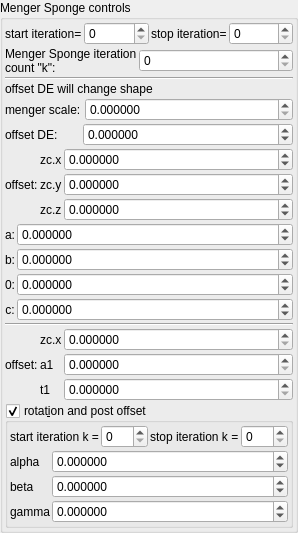
    <widget class="QGroupBox" name="groupBox_8">
     <property name="title">
      <string>Menger Sponge controls</string>
     </property>
     <layout class="QVBoxLayout" name="verticalLayout_10" stretch="0,0,0,0,0,0,0,0,0">
      <property name="spacing">
       <number>2</number>
      </property>
      <property name="leftMargin">
       <number>2</number>
      </property>
      <property name="topMargin">
       <number>2</number>
      </property>
      <property name="rightMargin">
       <number>2</number>
      </property>
      <property name="bottomMargin">
       <number>2</number>
      </property>
      <item>
       <layout class="QHBoxLayout" name="horizontalLayout_7" stretch="0,1,0,1">
        <property name="topMargin">
         <number>0</number>
        </property>
        <item>
         <widget class="QLabel" name="label_80">
          <property name="text">
           <string>start iteration=</string>
          </property>
          <property name="wordWrap">
           <bool>true</bool>
          </property>
         </widget>
        </item>
        <item>
         <widget class="MySpinBox" name="spinboxInt_transf_start_iterations">
          <property name="sizePolicy">
           <sizepolicy hsizetype="Minimum" vsizetype="Maximum">
            <horstretch>0</horstretch>
            <verstretch>0</verstretch>
           </sizepolicy>
          </property>
          <property name="minimum">
           <number>0</number>
          </property>
          <property name="maximum">
           <number>999</number>
          </property>
          <property name="value">
           <number>0</number>
          </property>
         </widget>
        </item>
        <item>
         <widget class="QLabel" name="label_65">
          <property name="text">
           <string>stop iteration=</string>
          </property>
          <property name="wordWrap">
           <bool>true</bool>
          </property>
         </widget>
        </item>
        <item>
         <widget class="MySpinBox" name="spinboxInt_transf_stop_iterations_1">
          <property name="sizePolicy">
           <sizepolicy hsizetype="Preferred" vsizetype="Maximum">
            <horstretch>0</horstretch>
            <verstretch>0</verstretch>
           </sizepolicy>
          </property>
          <property name="maximum">
           <number>999</number>
          </property>
         </widget>
        </item>
       </layout>
      </item>
      <item>
       <layout class="QHBoxLayout" name="horizontalLayout_11" stretch="0,1">
        <property name="topMargin">
         <number>0</number>
        </property>
        <item>
         <widget class="QLabel" name="label_85">
          <property name="text">
           <string>Menger Sponge iteration count &quot;k&quot;:</string>
          </property>
          <property name="wordWrap">
           <bool>true</bool>
          </property>
         </widget>
        </item>
        <item>
         <widget class="MySpinBox" name="spinboxInt_transf_int8_X">
          <property name="sizePolicy">
           <sizepolicy hsizetype="Minimum" vsizetype="Maximum">
            <horstretch>0</horstretch>
            <verstretch>0</verstretch>
           </sizepolicy>
          </property>
          <property name="font">
           <font>
            <weight>50</weight>
            <bold>false</bold>
           </font>
          </property>
          <property name="maximum">
           <number>250</number>
          </property>
         </widget>
        </item>
       </layout>
      </item>
      <item>
       <widget class="Line" name="line">
        <property name="orientation">
         <enum>Qt::Horizontal</enum>
        </property>
       </widget>
      </item>
      <item>
       <layout class="QGridLayout" name="gridLayout_14" columnstretch="0,0,1">
        <property name="spacing">
         <number>2</number>
        </property>
        <item row="5" column="0">
         <widget class="QLabel" name="label_14">
          <property name="text">
           <string>offset DE:</string>
          </property>
         </widget>
        </item>
        <item row="5" column="1" colspan="2">
         <widget class="MyDoubleSpinBox" name="spinbox_analyticDE_offset_0">
          <property name="sizePolicy">
           <sizepolicy hsizetype="Minimum" vsizetype="Maximum">
            <horstretch>0</horstretch>
            <verstretch>0</verstretch>
           </sizepolicy>
          </property>
          <property name="prefix">
           <string/>
          </property>
          <property name="suffix">
           <string/>
          </property>
          <property name="decimals">
           <number>6</number>
          </property>
          <property name="minimum">
           <double>-99.998999999999995</double>
          </property>
          <property name="maximum">
           <double>99.998999999999995</double>
          </property>
          <property name="singleStep">
           <double>0.100000000000000</double>
          </property>
         </widget>
        </item>
        <item row="0" column="0" colspan="3">
         <widget class="QLabel" name="label_16">
          <property name="text">
           <string>offset DE will change shape</string>
          </property>
         </widget>
        </item>
        <item row="4" column="0">
         <widget class="QLabel" name="label_17">
          <property name="text">
           <string>menger scale:</string>
          </property>
         </widget>
        </item>
        <item row="4" column="2">
         <widget class="MyDoubleSpinBox" name="spinbox_transf_scale_3">
          <property name="sizePolicy">
           <sizepolicy hsizetype="Minimum" vsizetype="Maximum">
            <horstretch>0</horstretch>
            <verstretch>0</verstretch>
           </sizepolicy>
          </property>
          <property name="prefix">
           <string/>
          </property>
          <property name="suffix">
           <string/>
          </property>
          <property name="decimals">
           <number>6</number>
          </property>
          <property name="minimum">
           <double>0.000000000000000</double>
          </property>
          <property name="maximum">
           <double>99.998999999999995</double>
          </property>
          <property name="singleStep">
           <double>0.100000000000000</double>
          </property>
         </widget>
        </item>
       </layout>
      </item>
      <item>
       <layout class="QGridLayout" name="gridLayout_19" columnstretch="0,0,1">
        <property name="spacing">
         <number>2</number>
        </property>
        <item row="1" column="1">
         <widget class="QLabel" name="label_136">
          <property name="text">
           <string notr="true">zc.y</string>
          </property>
         </widget>
        </item>
        <item row="2" column="1">
         <widget class="QLabel" name="label_137">
          <property name="text">
           <string notr="true">zc.z</string>
          </property>
         </widget>
        </item>
        <item row="0" column="1">
         <widget class="QLabel" name="label_138">
          <property name="text">
           <string notr="true">zc.x</string>
          </property>
         </widget>
        </item>
        <item row="0" column="2">
         <widget class="MyDoubleSpinBox" name="spinbox3_transf_offset_222_x">
          <property name="sizePolicy">
           <sizepolicy hsizetype="Minimum" vsizetype="Maximum">
            <horstretch>0</horstretch>
            <verstretch>0</verstretch>
           </sizepolicy>
          </property>
          <property name="prefix">
           <string/>
          </property>
          <property name="suffix">
           <string/>
          </property>
          <property name="decimals">
           <number>6</number>
          </property>
          <property name="minimum">
           <double>-99.989999999999995</double>
          </property>
          <property name="maximum">
           <double>99.989999999999995</double>
          </property>
          <property name="singleStep">
           <double>0.100000000000000</double>
          </property>
         </widget>
        </item>
        <item row="1" column="2">
         <widget class="MyDoubleSpinBox" name="spinbox3_transf_offset_222_y">
          <property name="sizePolicy">
           <sizepolicy hsizetype="Minimum" vsizetype="Maximum">
            <horstretch>0</horstretch>
            <verstretch>0</verstretch>
           </sizepolicy>
          </property>
          <property name="prefix">
           <string/>
          </property>
          <property name="suffix">
           <string/>
          </property>
          <property name="decimals">
           <number>6</number>
          </property>
          <property name="minimum">
           <double>-99.989999999999995</double>
          </property>
          <property name="maximum">
           <double>99.989999999999995</double>
          </property>
          <property name="singleStep">
           <double>0.100000000000000</double>
          </property>
         </widget>
        </item>
        <item row="2" column="2">
         <widget class="MyDoubleSpinBox" name="spinbox3_transf_offset_222_z">
          <property name="sizePolicy">
           <sizepolicy hsizetype="Minimum" vsizetype="Maximum">
            <horstretch>0</horstretch>
            <verstretch>0</verstretch>
           </sizepolicy>
          </property>
          <property name="prefix">
           <string/>
          </property>
          <property name="suffix">
           <string/>
          </property>
          <property name="decimals">
           <number>6</number>
          </property>
          <property name="minimum">
           <double>-99.989999999999995</double>
          </property>
          <property name="maximum">
           <double>99.989999999999995</double>
          </property>
          <property name="singleStep">
           <double>0.100000000000000</double>
          </property>
         </widget>
        </item>
        <item row="0" column="0" rowspan="3">
         <widget class="QLabel" name="label_118">
          <property name="text">
           <string>offset:</string>
          </property>
         </widget>
        </item>
       </layout>
      </item>
      <item>
       <layout class="QGridLayout" name="gridLayout_10" columnstretch="0,1">
        <property name="spacing">
         <number>2</number>
        </property>
        <item row="2" column="1">
         <widget class="MyDoubleSpinBox" name="spinboxd_transf_angle_deg_B">
          <property name="sizePolicy">
           <sizepolicy hsizetype="Minimum" vsizetype="Maximum">
            <horstretch>0</horstretch>
            <verstretch>0</verstretch>
           </sizepolicy>
          </property>
          <property name="prefix">
           <string/>
          </property>
          <property name="suffix">
           <string/>
          </property>
          <property name="decimals">
           <number>6</number>
          </property>
          <property name="minimum">
           <double>-36000.000000000000000</double>
          </property>
          <property name="maximum">
           <double>36000.000000000000000</double>
          </property>
          <property name="singleStep">
           <double>1.000000000000000</double>
          </property>
         </widget>
        </item>
        <item row="4" column="0">
         <widget class="QLabel" name="label_36">
          <property name="text">
           <string notr="true">c:</string>
          </property>
          <property name="alignment">
           <set>Qt::AlignCenter</set>
          </property>
         </widget>
        </item>
        <item row="2" column="0">
         <widget class="QLabel" name="label_34">
          <property name="text">
           <string notr="true">b:</string>
          </property>
          <property name="alignment">
           <set>Qt::AlignCenter</set>
          </property>
         </widget>
        </item>
        <item row="1" column="0">
         <widget class="QLabel" name="label_35">
          <property name="text">
           <string notr="true">a:</string>
          </property>
          <property name="alignment">
           <set>Qt::AlignCenter</set>
          </property>
         </widget>
        </item>
        <item row="1" column="1">
         <widget class="MyDoubleSpinBox" name="spinboxd_transf_angle_deg_A">
          <property name="sizePolicy">
           <sizepolicy hsizetype="Minimum" vsizetype="Maximum">
            <horstretch>0</horstretch>
            <verstretch>0</verstretch>
           </sizepolicy>
          </property>
          <property name="prefix">
           <string/>
          </property>
          <property name="suffix">
           <string/>
          </property>
          <property name="decimals">
           <number>6</number>
          </property>
          <property name="minimum">
           <double>-36000.000000000000000</double>
          </property>
          <property name="maximum">
           <double>36000.000000000000000</double>
          </property>
          <property name="singleStep">
           <double>1.000000000000000</double>
          </property>
         </widget>
        </item>
        <item row="4" column="1">
         <widget class="MyDoubleSpinBox" name="spinboxd_transf_angle_deg_C">
          <property name="sizePolicy">
           <sizepolicy hsizetype="Minimum" vsizetype="Maximum">
            <horstretch>0</horstretch>
            <verstretch>0</verstretch>
           </sizepolicy>
          </property>
          <property name="prefix">
           <string/>
          </property>
          <property name="suffix">
           <string/>
          </property>
          <property name="decimals">
           <number>6</number>
          </property>
          <property name="minimum">
           <double>-36000.000000000000000</double>
          </property>
          <property name="maximum">
           <double>36000.000000000000000</double>
          </property>
          <property name="singleStep">
           <double>1.000000000000000</double>
          </property>
         </widget>
        </item>
        <item row="3" column="0">
         <widget class="QLabel" name="label_37">
          <property name="text">
           <string notr="true">0:</string>
          </property>
          <property name="alignment">
           <set>Qt::AlignCenter</set>
          </property>
         </widget>
        </item>
        <item row="3" column="1">
         <widget class="MyDoubleSpinBox" name="spinboxd_transf_angle_45">
          <property name="sizePolicy">
           <sizepolicy hsizetype="Minimum" vsizetype="Maximum">
            <horstretch>0</horstretch>
            <verstretch>0</verstretch>
           </sizepolicy>
          </property>
          <property name="prefix">
           <string/>
          </property>
          <property name="suffix">
           <string/>
          </property>
          <property name="decimals">
           <number>6</number>
          </property>
          <property name="minimum">
           <double>-36000.000000000000000</double>
          </property>
          <property name="maximum">
           <double>36000.000000000000000</double>
          </property>
          <property name="singleStep">
           <double>1.000000000000000</double>
          </property>
         </widget>
        </item>
       </layout>
      </item>
      <item>
       <widget class="Line" name="line_2">
        <property name="orientation">
         <enum>Qt::Horizontal</enum>
        </property>
       </widget>
      </item>
      <item>
       <layout class="QGridLayout" name="gridLayout_18" columnstretch="0,0,1">
        <property name="spacing">
         <number>2</number>
        </property>
        <item row="1" column="1">
         <widget class="QLabel" name="label_133">
          <property name="text">
           <string notr="true">a1</string>
          </property>
         </widget>
        </item>
        <item row="2" column="1">
         <widget class="QLabel" name="label_134">
          <property name="text">
           <string notr="true">t1</string>
          </property>
         </widget>
        </item>
        <item row="0" column="1">
         <widget class="QLabel" name="label_135">
          <property name="text">
           <string notr="true">zc.x</string>
          </property>
         </widget>
        </item>
        <item row="0" column="0" rowspan="3">
         <widget class="QLabel" name="label_114">
          <property name="text">
           <string>offset:</string>
          </property>
         </widget>
        </item>
        <item row="1" column="2">
         <widget class="MyDoubleSpinBox" name="spinbox_transf_offsetA_1">
          <property name="enabled">
           <bool>true</bool>
          </property>
          <property name="sizePolicy">
           <sizepolicy hsizetype="Minimum" vsizetype="Maximum">
            <horstretch>0</horstretch>
            <verstretch>0</verstretch>
           </sizepolicy>
          </property>
          <property name="prefix">
           <string/>
          </property>
          <property name="suffix">
           <string/>
          </property>
          <property name="decimals">
           <number>6</number>
          </property>
          <property name="minimum">
           <double>0.000000000000000</double>
          </property>
          <property name="maximum">
           <double>99.989999999999995</double>
          </property>
          <property name="singleStep">
           <double>0.100000000000000</double>
          </property>
         </widget>
        </item>
        <item row="2" column="2">
         <widget class="MyDoubleSpinBox" name="spinbox_transf_offsetT_1">
          <property name="enabled">
           <bool>true</bool>
          </property>
          <property name="sizePolicy">
           <sizepolicy hsizetype="Minimum" vsizetype="Maximum">
            <horstretch>0</horstretch>
            <verstretch>0</verstretch>
           </sizepolicy>
          </property>
          <property name="prefix">
           <string/>
          </property>
          <property name="suffix">
           <string/>
          </property>
          <property name="decimals">
           <number>6</number>
          </property>
          <property name="minimum">
           <double>0.000000000000000</double>
          </property>
          <property name="maximum">
           <double>99.989999999999995</double>
          </property>
          <property name="singleStep">
           <double>0.100000000000000</double>
          </property>
         </widget>
        </item>
        <item row="0" column="2">
         <widget class="MyDoubleSpinBox" name="spinbox_transf_offset_2">
          <property name="enabled">
           <bool>true</bool>
          </property>
          <property name="sizePolicy">
           <sizepolicy hsizetype="Minimum" vsizetype="Maximum">
            <horstretch>0</horstretch>
            <verstretch>0</verstretch>
           </sizepolicy>
          </property>
          <property name="prefix">
           <string/>
          </property>
          <property name="suffix">
           <string/>
          </property>
          <property name="decimals">
           <number>6</number>
          </property>
          <property name="minimum">
           <double>0.000000000000000</double>
          </property>
          <property name="maximum">
           <double>99.989999999999995</double>
          </property>
          <property name="singleStep">
           <double>0.100000000000000</double>
          </property>
         </widget>
        </item>
       </layout>
      </item>
      <item>
       <widget class="MyGroupBox" name="groupCheck_transf_function_enabledR_false">
        <property name="toolTip">
         <string/>
        </property>
        <property name="title">
         <string>rotat&amp;ion and post offset</string>
        </property>
        <property name="checkable">
         <bool>true</bool>
        </property>
        <layout class="QVBoxLayout" name="verticalLayout_32" stretch="0,0">
         <property name="spacing">
          <number>2</number>
         </property>
         <property name="leftMargin">
          <number>2</number>
         </property>
         <property name="topMargin">
          <number>2</number>
         </property>
         <property name="rightMargin">
          <number>2</number>
         </property>
         <property name="bottomMargin">
          <number>2</number>
         </property>
         <item>
          <layout class="QHBoxLayout" name="horizontalLayout_14" stretch="0,1,0,1">
           <property name="topMargin">
            <number>0</number>
           </property>
           <item>
            <widget class="QLabel" name="label_250">
             <property name="text">
              <string>start iteration k =</string>
             </property>
            </widget>
           </item>
           <item>
            <widget class="MySpinBox" name="spinboxInt_transf_start_iterations_R">
             <property name="sizePolicy">
              <sizepolicy hsizetype="Minimum" vsizetype="Maximum">
               <horstretch>0</horstretch>
               <verstretch>0</verstretch>
              </sizepolicy>
             </property>
             <property name="maximum">
              <number>999</number>
             </property>
            </widget>
           </item>
           <item>
            <widget class="QLabel" name="label_251">
             <property name="text">
              <string>stop iteration k =</string>
             </property>
            </widget>
           </item>
           <item>
            <widget class="MySpinBox" name="spinboxInt_transf_stop_iterations_R">
             <property name="sizePolicy">
              <sizepolicy hsizetype="Minimum" vsizetype="Maximum">
               <horstretch>0</horstretch>
               <verstretch>0</verstretch>
              </sizepolicy>
             </property>
             <property name="maximum">
              <number>999</number>
             </property>
            </widget>
           </item>
          </layout>
         </item>
         <item>
          <layout class="QGridLayout" name="gridLayout_25" columnstretch="0,1">
           <property name="spacing">
            <number>2</number>
           </property>
           <item row="1" column="0">
            <widget class="QLabel" name="label_44">
             <property name="text">
              <string notr="true">alpha</string>
             </property>
            </widget>
           </item>
           <item row="3" column="0">
            <widget class="QLabel" name="label_57">
             <property name="text">
              <string notr="true">gamma</string>
             </property>
            </widget>
           </item>
           <item row="1" column="1">
            <widget class="MyDoubleSpinBox" name="spinboxd3_transf_rotation2_x">
             <property name="sizePolicy">
              <sizepolicy hsizetype="Minimum" vsizetype="Maximum">
               <horstretch>0</horstretch>
               <verstretch>0</verstretch>
              </sizepolicy>
             </property>
             <property name="prefix">
              <string/>
             </property>
             <property name="suffix">
              <string/>
             </property>
             <property name="decimals">
              <number>6</number>
             </property>
             <property name="minimum">
              <double>-36000.000000000000000</double>
             </property>
             <property name="maximum">
              <double>36000.000000000000000</double>
             </property>
             <property name="singleStep">
              <double>1.000000000000000</double>
             </property>
            </widget>
           </item>
           <item row="2" column="1">
            <widget class="MyDoubleSpinBox" name="spinboxd3_transf_rotation2_y">
             <property name="sizePolicy">
              <sizepolicy hsizetype="Minimum" vsizetype="Maximum">
               <horstretch>0</horstretch>
               <verstretch>0</verstretch>
              </sizepolicy>
             </property>
             <property name="prefix">
              <string/>
             </property>
             <property name="suffix">
              <string/>
             </property>
             <property name="decimals">
              <number>6</number>
             </property>
             <property name="minimum">
              <double>-36000.000000000000000</double>
             </property>
             <property name="maximum">
              <double>36000.000000000000000</double>
             </property>
             <property name="singleStep">
              <double>1.000000000000000</double>
             </property>
            </widget>
           </item>
           <item row="3" column="1">
            <widget class="MyDoubleSpinBox" name="spinboxd3_transf_rotation2_z">
             <property name="sizePolicy">
              <sizepolicy hsizetype="Minimum" vsizetype="Maximum">
               <horstretch>0</horstretch>
               <verstretch>0</verstretch>
              </sizepolicy>
             </property>
             <property name="prefix">
              <string/>
             </property>
             <property name="suffix">
              <string/>
             </property>
             <property name="decimals">
              <number>6</number>
             </property>
             <property name="minimum">
              <double>-36000.000000000000000</double>
             </property>
             <property name="maximum">
              <double>36000.000000000000000</double>
             </property>
             <property name="singleStep">
              <double>1.000000000000000</double>
             </property>
            </widget>
           </item>
           <item row="2" column="0">
            <widget class="QLabel" name="label_56">
             <property name="text">
              <string notr="true">beta</string>
             </property>
            </widget>
           </item>
          </layout>
         </item>
        </layout>
       </widget>
      </item>
     </layout>
    </widget>
